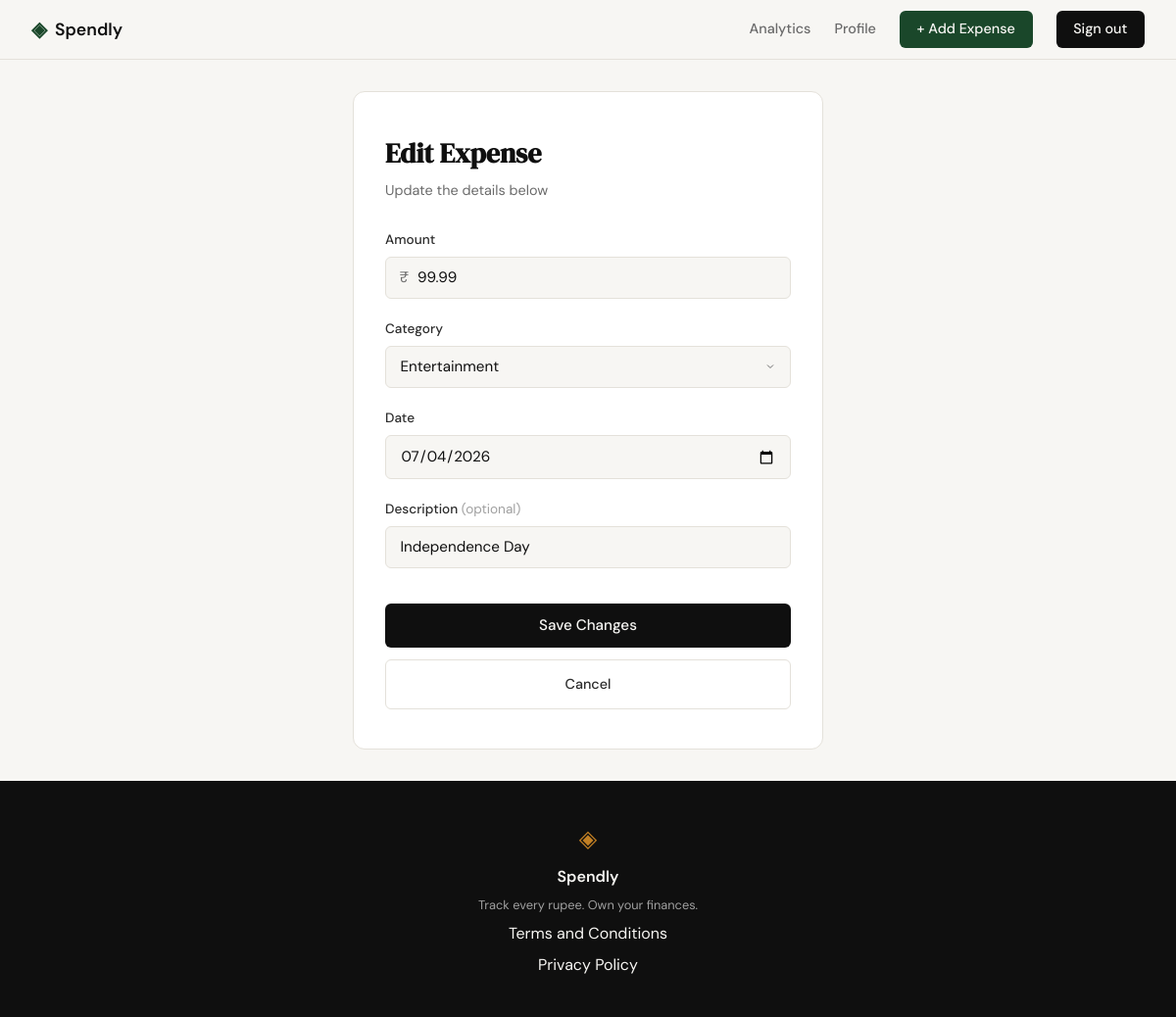
Screenshot of /expenses/125/edit (signed in) with the database file from the repository.
### tables this page shows
CREATE TABLE expenses (
            id          INTEGER PRIMARY KEY AUTOINCREMENT,
            user_id     INTEGER NOT NULL REFERENCES users(id),
            amount      REAL    NOT NULL,
            category    TEXT    NOT NULL,
            date        TEXT    NOT NULL,
            description TEXT,
            created_at  TEXT    DEFAULT (datetime('now'))
        );

### app.py (the view, shortened to what this page needs)
@app.route("/expenses/<int:expense_id>/edit", methods=["GET", "POST"])
def edit_expense(expense_id):
    if not session.get("user_id"):
        return redirect(url_for("login"))
    expense = get_expense_by_id(expense_id, session["user_id"])
    if expense is None:
        abort(404)
    if request.method == "GET":
        return render_template(
            "edit_expense.html",
            expense=expense,
            categories=CATEGORIES,
            selected_category=expense["category"],
        )

### database/db.py (called while the page is built)
def get_db():
    conn = sqlite3.connect(DB_PATH)
    conn.row_factory = sqlite3.Row
    conn.execute("PRAGMA foreign_keys = ON")
    return conn

### database/queries.py (called while the page is built)
def get_expense_by_id(expense_id, user_id):
    conn = get_db()
    try:
        row = conn.execute(
            "SELECT id, amount, category, date, description FROM expenses WHERE id = ? AND user_id = ?",
            (expense_id, user_id),
        ).fetchone()
    finally:
        conn.close()
    if row is None:
        return None
    return {
        "id":          row["id"],
        "amount":      row["amount"],
        "category":    row["category"],
        "date":        row["date"],
        "description": row["description"] or "",
    }

### templates/edit_expense.html (shortened to what this page needs)
{% extends "base.html" %}
{% block head %}
<link rel="stylesheet" href="{{ url_for('static', filename='css/add_expense.css') }}">
{% endblock %}
{% block content %}
<div class="add-expense-container">
  <div class="add-expense-card">
    <div class="add-expense-header">
      <h1 class="add-expense-title">Edit Expense</h1>
      <p class="add-expense-subtitle">Update the details below</p>
    </div>
    <form method="POST" action="{{ url_for('edit_expense', expense_id=expense.id) }}" class="add-expense-form">
      <div class="form-group">
        <label class="form-label" for="amount">Amount</label>
        <div class="currency-input-wrapper">
          <span class="currency-symbol">₹</span>
          <input
            class="form-input currency-input"
            type="number"
            id="amount"
            name="amount"
            step="0.01"
            min="0.01"
            placeholder="0.00"
            value="{{ form.amount if form else expense.amount }}"
            required
          >
        </div>
      </div>
      <div class="form-group">
        <label class="form-label" for="category">Category</label>
        <select class="form-input form-select" id="category" name="category" required>
          {% for cat in categories %}
          <option value="{{ cat }}" {% if cat == selected_category %}selected{% endif %}>{{ cat }}</option>
          {% endfor %}
        </select>
      </div>
      <div class="form-group">
        <label class="form-label" for="date">Date</label>
        <input
          class="form-input"
          type="date"
          id="date"
          name="date"
          value="{{ form.date if form else expense.date }}"
          required
        >
      </div>
      <div class="form-group">
        <label class="form-label" for="description">Description <span class="form-optional">(optional)</span></label>
        <input
          class="form-input"
          type="text"
          id="description"
          name="description"
          maxlength="200"
          placeholder="e.g. Lunch with friends"
          value="{{ form.description if form else expense.description }}"
        >
      </div>
      <div class="add-expense-actions">
        <button type="submit" class="btn-submit">Save Changes</button>
        <a href="{{ url_for('profile') }}" class="btn-ghost">Cancel</a>
      </div>
    </form>
  </div>
</div>
{% endblock %}

### static/css/style.css (style rules this page uses)
:root { --ink: #0f0f0f; --ink-soft: #2d2d2d; --ink-muted: #6b6b6b; --ink-faint: #a0a0a0; --paper: #f7f6f3; --paper-warm: #f0ede6; --paper-card: #ffffff; --accent: #1a472a; --accent-light: #e8f0eb; --accent-2: #c17f24; --accent-2-light: #fdf3e3; --danger: #c0392b; --danger-light: #fdecea; --border: #e4e1da; --border-soft: #eeebe4; --font-display: 'DM Serif Display', Georgia, serif; --font-body: 'DM Sans', system-ui, sans-serif; --max-width: 1200px; --auth-width: 440px; --radius-sm: 6px; --radius-md: 12px; --radius-lg: 20px; }
*, *::before, *::after { box-sizing: border-box; margin: 0; padding: 0; }
html { font-size: 16px; scroll-behavior: smooth; }
body { background: var(--paper); color: var(--ink); font-family: var(--font-body); font-size: 1rem; line-height: 1.6; -webkit-font-smoothing: antialiased; }
a { color: inherit; text-decoration: none; }
.btn-ghost { display: inline-block; background: transparent; color: var(--ink-soft); padding: 0.65rem 1.5rem; border-radius: var(--radius-sm); font-size: 0.9rem; font-weight: 500; border: 1px solid var(--border); transition: all 0.2s; text-decoration: none; }
.form-group { margin-bottom: 1.25rem; }
.form-group label { display: block; font-size: 0.85rem; font-weight: 500; color: var(--ink-soft); margin-bottom: 0.4rem; }
.form-input { width: 100%; padding: 0.6rem 0.875rem; border: 1px solid var(--border); border-radius: var(--radius-sm); font-family: var(--font-body); font-size: 0.95rem; color: var(--ink); background: var(--paper); outline: none; transition: border-color 0.2s; }
.form-input::placeholder { color: var(--ink-faint); }
.btn-submit { width: 100%; padding: 0.7rem; background: var(--ink); color: var(--paper); border: none; border-radius: var(--radius-sm); font-family: var(--font-body); font-size: 0.95rem; font-weight: 500; cursor: pointer; transition: background 0.2s; margin-top: 0.5rem; }

### static/css/add_expense.css (style rules this page uses)
.add-expense-container { min-height: calc(100vh - 140px); display: flex; align-items: center; justify-content: center; padding: 2rem 1rem; }
.add-expense-card { background: var(--paper-card); border: 1px solid var(--border); border-radius: var(--radius-md); padding: 2.5rem 2rem; width: 100%; max-width: 480px; }
.add-expense-header { margin-bottom: 1.75rem; }
.add-expense-title { font-family: var(--font-display); font-size: 1.75rem; color: var(--ink); margin: 0 0 0.25rem; }
.add-expense-subtitle { font-size: 0.9rem; color: var(--ink-muted); margin: 0; }
.add-expense-form { display: flex; flex-direction: column; gap: 0; }
.form-group { margin-bottom: 1.25rem; }
.form-label { display: block; font-size: 0.875rem; font-weight: 500; color: var(--ink-soft); margin-bottom: 0.4rem; }
.form-optional { font-weight: 400; color: var(--ink-faint); }
.form-input { width: 100%; padding: 0.65rem 0.9rem; border: 1px solid var(--border); border-radius: var(--radius-sm); font-family: var(--font-body); font-size: 0.95rem; color: var(--ink); background: var(--paper); box-sizing: border-box; transition: border-color 0.2s; outline: none; }
.form-select { appearance: none; background-repeat: no-repeat; background-position: right 0.9rem center; padding-right: 2.5rem; cursor: pointer; }
.currency-input-wrapper { position: relative; display: flex; align-items: center; }
.currency-symbol { position: absolute; left: 0.9rem; color: var(--ink-muted); font-size: 0.95rem; pointer-events: none; }
.currency-input { padding-left: 2rem; }
.add-expense-actions { display: flex; flex-direction: column; gap: 0.75rem; margin-top: 0.5rem; }
.btn-submit { width: 100%; padding: 0.8rem; background: var(--ink); color: var(--paper); border: none; border-radius: var(--radius-sm); font-family: var(--font-body); font-size: 0.95rem; font-weight: 500; cursor: pointer; transition: background 0.2s; }
.btn-ghost { display: block; width: 100%; padding: 0.8rem; text-align: center; box-sizing: border-box; }

### rows the page displays
expenses: amount "99.99", category "Entertainment", date "07/04/2026", description "Independence Day"
